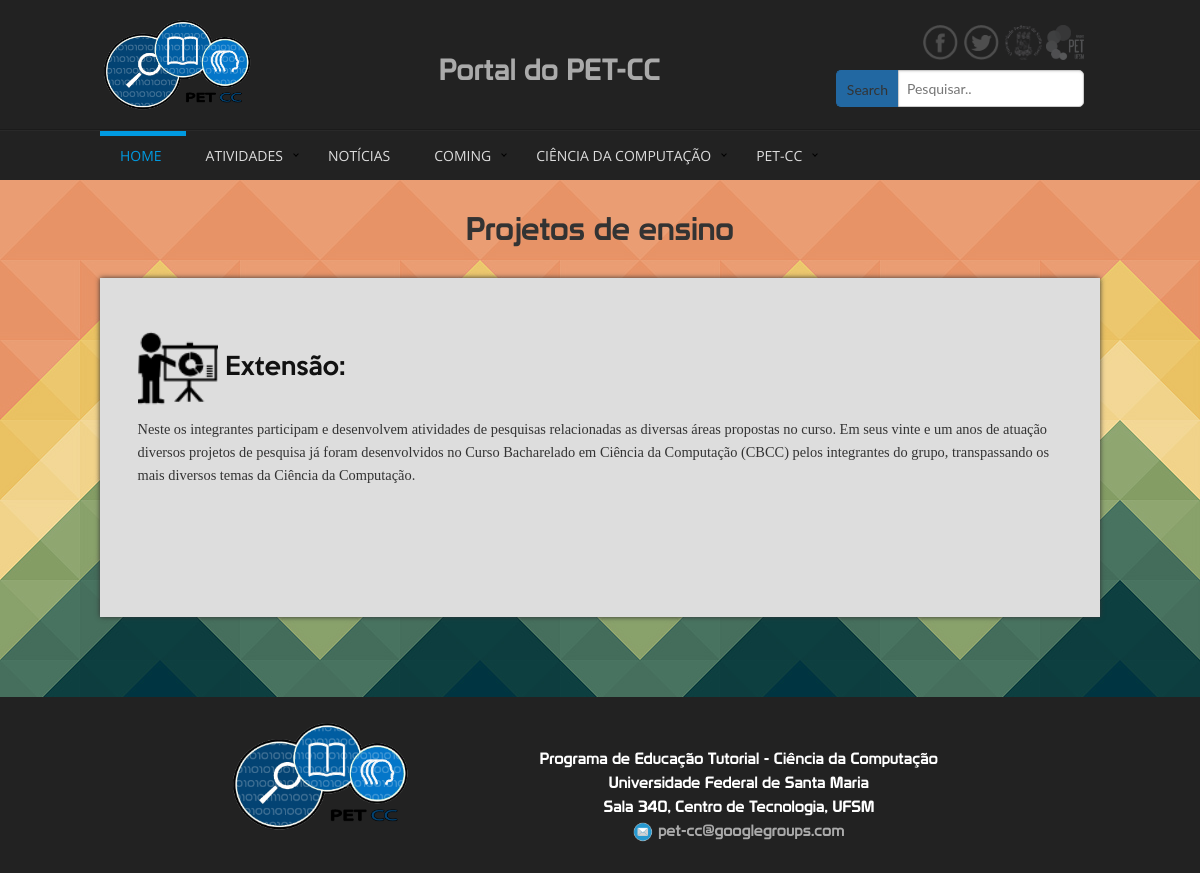
Before: /projetos/extensao/ with the older database file.
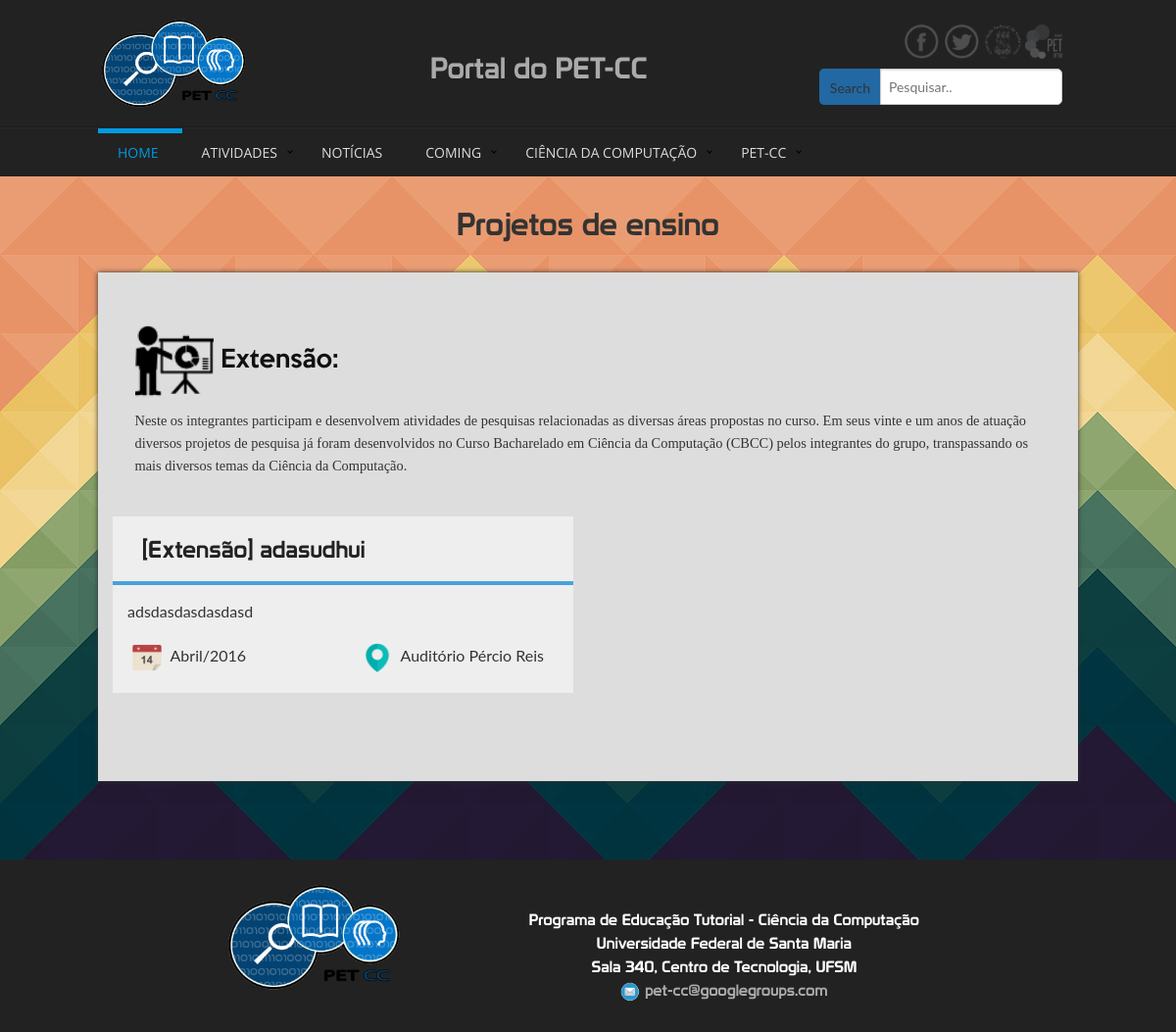
After: the same page with the newer database file.
### atividades/models.py (models this page shows, shortened)
class Atividade(models.Model):
    nome = models.CharField(max_length=150)
    carga = models.IntegerField()
    local = models.CharField(max_length=150, default="")
    slug = models.SlugField(max_length=100, blank=True, unique=True)
    data_inicial = models.DateField(
            default=datetime.now,
            blank=False
    )
    data_final = models.DateField(
            default=datetime.now,
            blank=False
    )
    hora_inicial = models.TimeField(
        default=datetime.now(),
        blank=False
    )
    hora_final = models.TimeField(
        default=datetime.now(),
        blank=False
    )
    data_definida = models.BooleanField(default=False)
    certificado_disponivel = models.BooleanField(default=False)
    inscricao_aberta = models.BooleanField(default=False)
    maximo_inscritos = models.IntegerField(default=30, blank=True)
    tipo = models.CharField(max_length=50, choices=(('MN', 'Minicurso'), ('PEC', 'PEC'), ('SEM', 'Seminario'),
                                                    ('TA', 'Topico de Apoio'), ('PESQ', 'Pesquisa'),
                                                    ('EX', 'Extensao'), ('OU', 'Outro')), default='OU')
    organizacao = models.CharField(max_length=100, default="PET - Ciência da Computação", blank=False, null=False)
    descricao = models.TextField()
    aviso = models.TextField(default="", blank=True)
    integrantes = models.CharField(max_length=150, blank=True, default="", help_text="Usar para projetos de pesquisa, "
                                                                                     "indicando os participantes do"
                                                                                     "projeto.")
    class Meta:
        ordering = ['-data_inicial']

### projetos/views.py (the view)
def extensao(request):
    prj = Atividade.objects.filter(tipo='EX')
    return render(request, 'projetos/extensao.html', {'prj': prj})

### atividades/templatetags/atividades_extra.py (called while the page is built)
@register.filter(name='tipomin')
def tipomin(value):
    return tipos[value]

### projetos/templates/projetos/extensao.html (shortened to what this page needs)
{% extends 'base/base.html' %}
{% load endless %}
{% load atividades_extra %}
{% block cabecalho %}
    {% include 'home/cabecalho.html' %}
{% endblock %}
{% block precorpo %}
	<div class="container text-center" style="padding-top:25px; padding-bottom:25px; color:#333; font-size:32px; font-family: 'Prototype">
        Projetos de ensino
    </div>
{% endblock %}
{% block corpo %}
<div class="container" style="color:#111; padding-bottom:30px;">
	<div class="medium-11 large-10 columns small-centered" style="background-color:#ddd; box-shadow:0px 0px 5px #333; padding-bottom:60px;">
		<div class="row" id="ensino" style="padding-top:50px;">
			<div class="small-12 columns">
				<div class="row" style="padding-bottom:20px;">
					<div class="small-12 columns lemon" style="font-size:24px; line-height:50px;">
                        <img src="/media/img/icons/ensino.png" width="80" alt=""> Extensão:
                        <p style="font-size:60%; font-family:'Trebuchet MS'; padding-top:10px; color:#333">Neste os integrantes participam e desenvolvem atividades de pesquisas relacionadas as diversas áreas propostas no curso. Em seus vinte e um anos de atuação diversos projetos de pesquisa já foram desenvolvidos no Curso Bacharelado em Ciência da Computação (CBCC) pelos integrantes do grupo, transpassando os mais diversos temas da Ciência da Computação.</p>
					</div>
				</div>
				<div class="row">
					{% for projeto in prj %}
					{% if forloop.counter0|divisibleby:'2' %}
						{% if forloop.first %}
							<div class="row">
						{% else %}
							<div class="row" style="margin-top:26px;">
						{% endif %}
					{% endif %}
						<div class="medium-9 medium-centered large-uncentered large-6 columns">
							<div class="small-12 columns minicurso_antigo" style="padding-bottom:16px;">
								<a href="/atividades/{{projeto.slug}}" style="color:#222"><div class="row m_titulo">
									<div class="small-12 columns prototype">
										[{{projeto.tipo|tipomin}}] {{projeto.nome}}
									</div>
								</div></a>
								<div class="row">
									<hr style="padding:0; margin:0; border:2px solid #47a3da;">
								</div>
								<div class="row m_conteudo text-justify">
									{{projeto.descricao|striptags}}
								</div>
								<div class="row">
									<div class="medium-6 columns">
										<img src="/media/img/icons/calendario.png" height="40" width="40" alt="" style="padding:5px;">
										{{projeto.data_inicial|date:"F/Y"}}
									</div>
									<div class="medium-6 columns">
										<img src="/media/img/icons/place.png" height="40" width="40" alt="" style="padding:5px;">
										{{projeto.local}}
									</div>
								</div>
							</div>
						</div>
					{% if not forloop.counter0|divisibleby:'2'%}
					</div>
                    {% elif forloop.last %}
                    </div>
					{% endif %}
					{% endfor %}
				</div>
			</div>
		</div>
	</div>
</div>
{% endblock %}
{% block rodape %}
    {% include 'home/rodape.html' %}
{% endblock %}

Changed rows visible on the page:
added Atividade: tipo|tipomin "Extensão", nome "adasudhui", descricao "adsdasdasdasdasd", data_inicial "Abril/2016", local "Auditório Pércio Reis"
